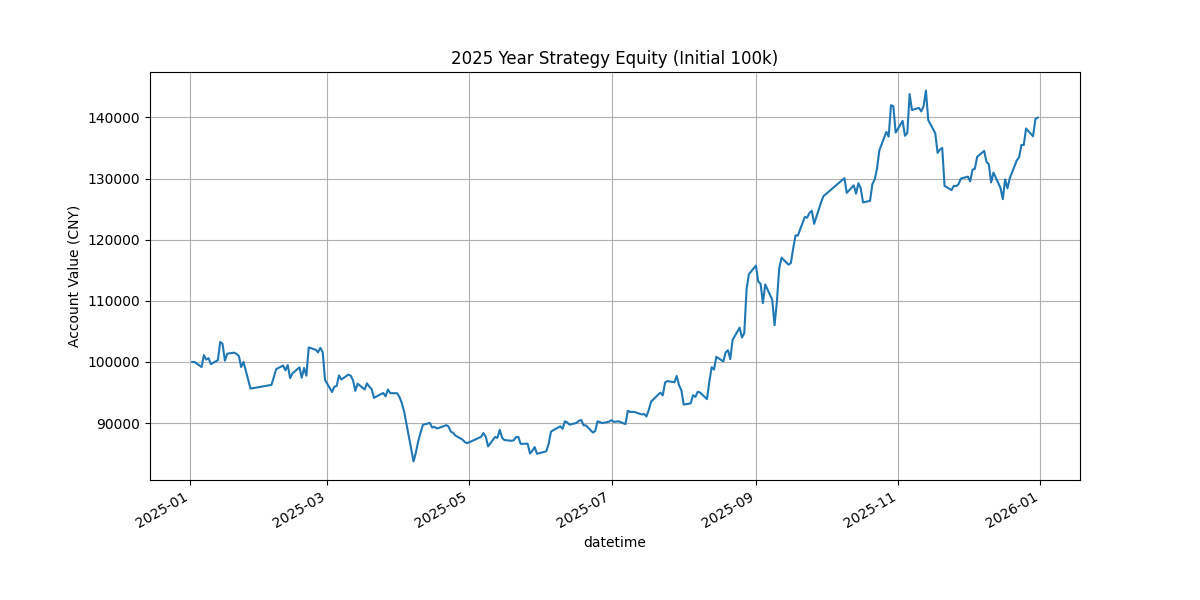

The script that drew this image:
# 回测演示01：策略是5个交易日平均成交量最大的股票
# 生成一张简单的 10 万资产走势图

import warnings

import matplotlib.pyplot as plt
import pandas as pd

import qlib
from qlib.config import REG_CN
from qlib.contrib.evaluate import backtest_daily
from qlib.data import D

if __name__ == '__main__':
	warnings.filterwarnings('ignore')

	# 1. 初始化Qlib（使用中国A股市场配置）
	qlib.init(provider_uri='~/.qlib/qlib_data/cn_data', region=REG_CN)

	# 2. 定义时间范围和资产池
	start_time = '2025-01-01'
	end_time = '2025-12-31'
	market = 'csi300'
	start_cash = 100000  # 初始仓位 10 万

	# 3. 构造预测信号, 使用内置算子 Mean ($volume, 5)
	instruments = D.instruments(market)
	# 选取过去5个交易日平均成交量最大的股票
	fields = ['Mean($volume, 5)']
	pred_score = D.features(instruments, fields, start_time, end_time)

	# 重命名列名为 score 以符合策略要求
	pred_score.columns = ['score']
	pred_score = pred_score.dropna()

	# 4. 配置策略, 每天买入成交量均值最大的前 5 只股票
	# strategy_config 说明
	#   class: TopkDropoutStrategy
	#     * 用途：指定策略逻辑。它是 Qlib 最常用的内置策略，旨在保持持仓池中始终是预测分数最高的股票。
	#     * 逻辑：它不仅仅是买入前 N 名，还包含了一套**“末位淘汰”**的换仓机制。
	#   module_path: qlib.contrib.strategy
	#     * 用途：指明该策略类在 Qlib 源码仓库中的位置。Qlib 会根据此路径动态加载 TopkDropoutStrategy 类。
	#   kwargs (内部参数)：
	#     - signal: pred_score：
	#       * 用途：输入“预测信号”。这通常是你的模型（如 LightGBM 或 GRU）对全市场股票跑出的预测分（Score）。策略会根据这个分数从高到低排序。
	#     - topk: 5：
	#       * 用途：持仓上限。即你的投资组合中最多同时持有 5 只股票。
	#     - n_drop: 2：
	#       * 用途：换仓阈值（淘汰数）。这是该策略的精髓：
	#         * 每天收盘后，策略检查当前持有的 5 只票。
	#         * 如果某只持仓股在当天的全市场预测排名中，跌出了前 (topk + n_drop) 名（即跌出前 7 名），该策略就会触发卖出信号。
	#         * 腾出的仓位会补入当天排名最高且尚未持有的股票。
	#
	strategy_config = {
		'class': 'TopkDropoutStrategy',  # 	指定策略逻辑(Qlib 最常用的内置策略),保持持仓池中始终是预测分数最高的股票
		'module_path': 'qlib.contrib.strategy',  # 指明该策略类在 Qlib 源码仓库中的位置。Qlib 会根据此路径动态加载 TopkDropoutStrategy 类
		'kwargs': {  # 内部参数
			'signal': pred_score,  # 		输入"预测信号". 这通常是你的模型对全市场股票跑出的预测分(Score), 策略会根据这个分数从高到低排序
			'topk': 5,  # 					持仓上限 (投资组合中最多同时持有5只股票)
			'n_drop': 2,  # 				换仓阈值（淘汰数）
		},
	}
	# Step 1：读取当天所有股票的 pred_score。
	# Step 2：卖出排名掉出前 7 名的旧股票。
	# Step 3：如果持仓不足 5 只，按分数从高到低补齐。
	# Step 4：根据生成的买卖信号更新 positions 并记录在 report 中

	# 5. 执行回测
	# backtest_daily 会自动处理每日下单、成交和持仓逻辑
	report, positions = backtest_daily(start_time=start_time, end_time=end_time, strategy=strategy_config)

	# 6. 查看最简单的结果, 累计收益率
	# 累计收益率 = (1 + r1) * (1 + r2) * ... * (1 + rn) - 1
	cumulative_rate = (1 + report['return']).prod() - 1  # 	累计收益率
	final_profit = start_cash * cumulative_rate  # 			绝对收益金额
	final_value = start_cash + final_profit  # 				期末总资产
	print('-' * 50)
	print(f'累计收益率：{cumulative_rate:.2f} %')
	print(f'绝对收益金额：{final_profit:.2f} 元')
	print(f'期末总资产：{final_value:.2f} 元')
	# 计算年化收益率 (假设一年252个交易日)
	print(f'年化收益率：{(report["return"].mean() * 252):.2f} %')

	# 另一种计算方式
	# 将 10 万初始资金转换为“净值” (即 1.0 为起点)
	# Qlib 的 report["return"] 是日收益率，我们需要计算累计乘积
	equity = (1 + report['return']).cumprod()
	final_value = equity * start_cash
	print(f'年末最终总资产: {final_value.iloc[-1]:.2f} 元')

	# 6. 查看某一天的持仓明细（例如 2020-01-06）
	# positions 是一个 dict，key 是日期，value 是该日期的持仓对象
	sample_date = pd.Timestamp('2025-12-25')
	if sample_date in positions:
		pos_obj = positions[sample_date]
		print('-' * 50)
		print(f'日期: {sample_date} 的持仓详情:')
		# 获取持仓列表
		print(pos_obj.get_stock_list())

	# 6. 可视化分析
	# 一张简单的 10 万资产走势图
	report['equity'] = (1 + report['return']).cumprod()
	report['total_value'] = report['equity'] * start_cash
	plt.figure(figsize=(12, 6))
	report['total_value'].plot(title='2025 Year Strategy Equity (Initial 100k)', grid=True)
	plt.ylabel('Account Value (CNY)')
	plt.show()
